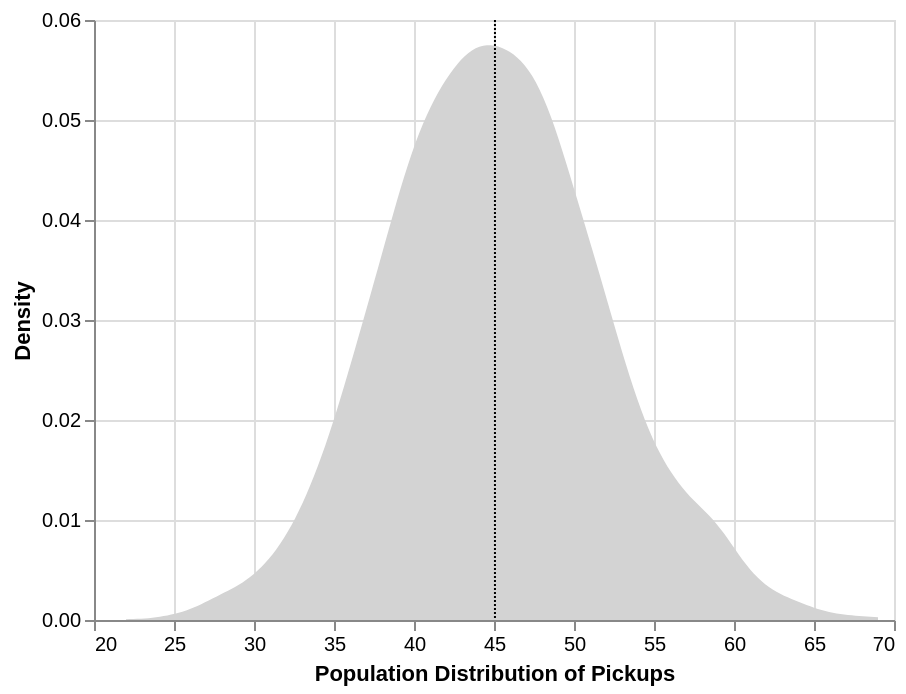

Notebook cell for this chart:
### Markdown cell above
Alternatively, we could map population density onto the y position by using the `transform_density()` method in Altair. Combined with an `area` mark, this allows us to create a density plot. We'll also add a dotted vertical rule indicating the **population mean** in black:

### Code cell
df = pd.DataFrame(data = {"pop_pickups" : pop_pickups})

pop_density_chart = alt.Chart(df).transform_density(
    density='pop_pickups',
    as_=['pop_pickups', 'density'],
    
).mark_area(color="lightgray").encode(
    x=alt.X('pop_pickups', axis=alt.Axis(title="Population Distribution of Pickups")),
    y=alt.Y('density:Q', axis=alt.Axis(title="Density"))
)

pop_mean_chart = alt.Chart(df).mark_rule(color="black", strokeDash=[1,1]).encode(
    x="mean(pop_pickups)"
)

pop_chart = pop_density_chart + pop_mean_chart

pop_chart

### Figure 1 — Vega-Lite specification as saved in the notebook (floating-point values rounded to 4 significant figures; data arrays with more than 128 entries replaced by an {"elided": "..."} marker saying what was removed)
{"config": {"view": {"continuousWidth": 400, "continuousHeight": 300}}, "layer": [{"mark": {"type": "area", "color": "lightgray"}, "encoding": {"x": {"axis": {"title": "Population Distribution of Pickups"}, "field": "pop_pickups", "type": "quantitative"}, "y": {"axis": {"title": "Density"}, "field": "density", "type": "quantitative"}}, "transform": [{"density": "pop_pickups", "as": ["pop_pickups", "density"]}]}, {"mark": {"type": "rule", "color": "black", "strokeDash": [1, 1]}, "encoding": {"x": {"aggregate": "mean", "field": "pop_pickups", "type": "quantitative"}}}], "data": {"name": "data-1fd8b77836e43b9a24c819d785d20901"}, "$schema": "https://vega.github.io/schema/vega-lite/v4.17.0.json", "datasets": {"data-1fd8b77836e43b9a24c819d785d20901": {"elided": "5000 records"}}}
